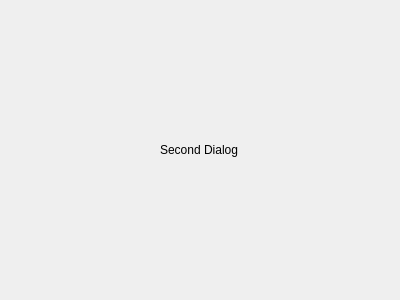
<?xml version="1.0" encoding="UTF-8"?>
<ui version="4.0">
 <class>SecDialog</class>
 <widget class="QDialog" name="SecDialog">
  <property name="geometry">
   <rect>
    <x>0</x>
    <y>0</y>
    <width>400</width>
    <height>300</height>
   </rect>
  </property>
  <property name="windowTitle">
   <string>Dialog</string>
  </property>
  <widget class="QLabel" name="label">
   <property name="geometry">
    <rect>
     <x>160</x>
     <y>140</y>
     <width>111</width>
     <height>20</height>
    </rect>
   </property>
   <property name="text">
    <string>Second Dialog</string>
   </property>
  </widget>
 </widget>
 <resources/>
 <connections/>
</ui>
